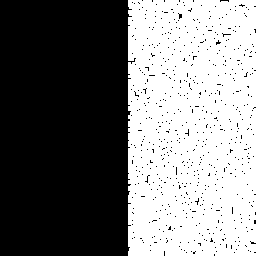
#> input picture Exercises0X/Exercises_08a/filter1.pgm, 256 x 256 px
$ python exercise_4a_opening.py 100 ../Exercises_08a/filter1.pgm out.png
#> lines starting #> are read from the running program, lines starting #| are printed output that depends on the picture; after the words box and inside, x2 and y2 are one past the last pixel; in counts of white or black regions, pixels touching at a corner belong together
#> `img1 = cv2.imread(sys.argv[2], cv2.IMREAD_GRAYSCALE)`: img1: shape (256, 256); 48.4% white; 1 white region, box (x1, y1, x2, y2) and area: (128, 0, 256, 256) 31710
# import cv2 as cv
import cv2
import sys

def maxElems (listElems):
    res = listElems[0][0]
    for pair in listElems:
        for elem in pair:
            if elem > res :
                res = elem
    return res

def minElems (listElems):
    res = listElems[0][0]
    for pair in listElems:
        for elem in pair:
            if elem < res :
                res = elem
    return res

def ero (image, size):
#> called with size = 100
    imgOut= image.copy()
    for row in range(image.shape[0]):
        for colum in range (image.shape[1]):
            elems= image[0 if row-size < 0 else row-size:row+size if row+size > image.shape[0] else row+size+1,\
                0 if colum-size < 0 else colum-size:colum+size if colum+size > image.shape[1] else colum+size+1]
            imgOut[row,colum]= minElems(elems)
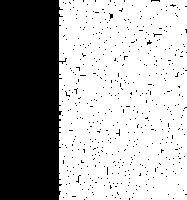
#> elems: shape (200, 187); 66.2% white; 491 black regions (490 under 20 px), largest, box (x1, y1, x2, y2) and area: (0, 0, 67, 200) 11867
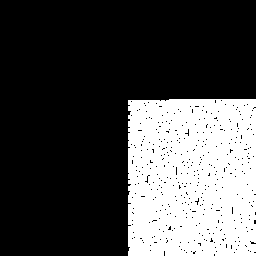
#> imgOut: shape (256, 256); 29.6% white; 1 white region, box (x1, y1, x2, y2) and area: (128, 99, 256, 256) 19430
    return imgOut

def dil (image, size):
    imgOut= image.copy()
    for row in range(image.shape[0]):
        for colum in range (image.shape[1]):
            elems= image[0 if row-size < 0 else row-size:row+size if row+size > image.shape[0] else row+size+1,\
                0 if colum-size < 0 else colum-size:colum+size if colum+size > image.shape[1] else colum+size+1]
            imgOut[row,colum]= maxElems(elems)
    return imgOut

if len(sys.argv) != 4:
    print("The call to the function is incorrect, 3 elements need to be introduced ")
    exit()

size = int(sys.argv[1])
img1 = cv2.imread(sys.argv[2], cv2.IMREAD_GRAYSCALE)


#> (the run stopped early here; a loop or call above may not have finished)
